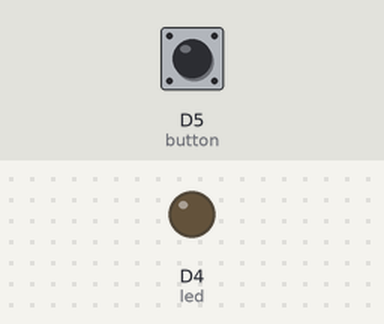
A sketch run on a simulated ESP8266 (NodeMCU). Parts: output pins drawn as LEDs (lit = HIGH). The test bench sets the inputs (shaded band); at power-on: D5 (button) LOW.

Above: at 1.2 s.
1.3 s: D5 (button) pulled HIGH for 0.15 s
At 2.3 s:
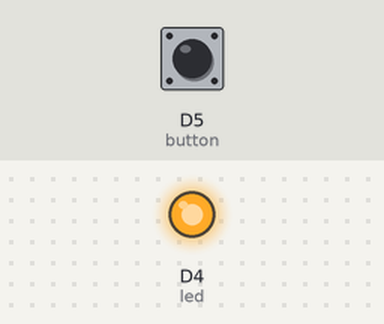
2.9 s: D5 (button) pulled HIGH for 1 s
At 3.6 s:
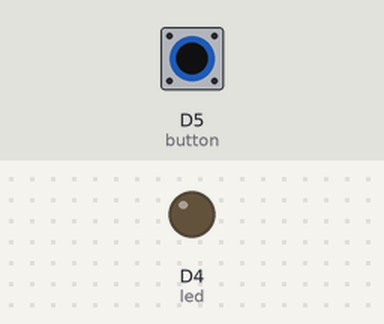
5.4 s: D5 (button) pulled HIGH for 3.2 s
At 6.7 s:
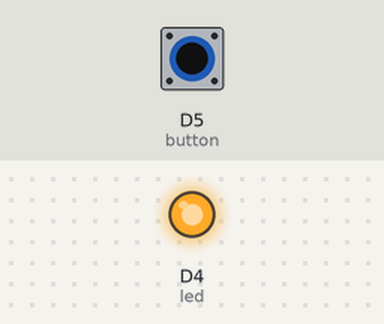
Timing chart, 0 to 8.4 s (numbered marks = the images above; inputs shaded):
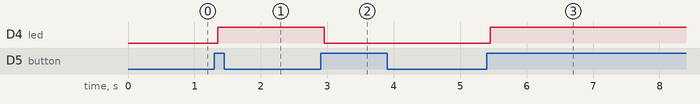

Measured:
- after the input at 1.3 s, D4 (led): LOW → HIGH after 0.05 s
- after the input at 2.9 s, D4 (led): HIGH → LOW after 0.05 s
- after the input at 5.4 s, D4 (led): LOW → HIGH after 0.05 s

The sketch:

taster_led_state.ino
```cpp
#include <Bounce2.h>

#define button D5
#define led D4

boolean ledActive = false;

Bounce btn = Bounce(button, 50);

void setup() {
  Serial.begin(9600);
  pinMode(button, INPUT);
  pinMode(led, OUTPUT);
}

void loop() {
  btn.update();
  if(btn.rose()){
    if(ledActive == false){
      ledActive = true;
      digitalWrite(led, HIGH);
    } else if(ledActive == true){
      ledActive = false;
      digitalWrite(led, LOW);
    }
  }
}
```
